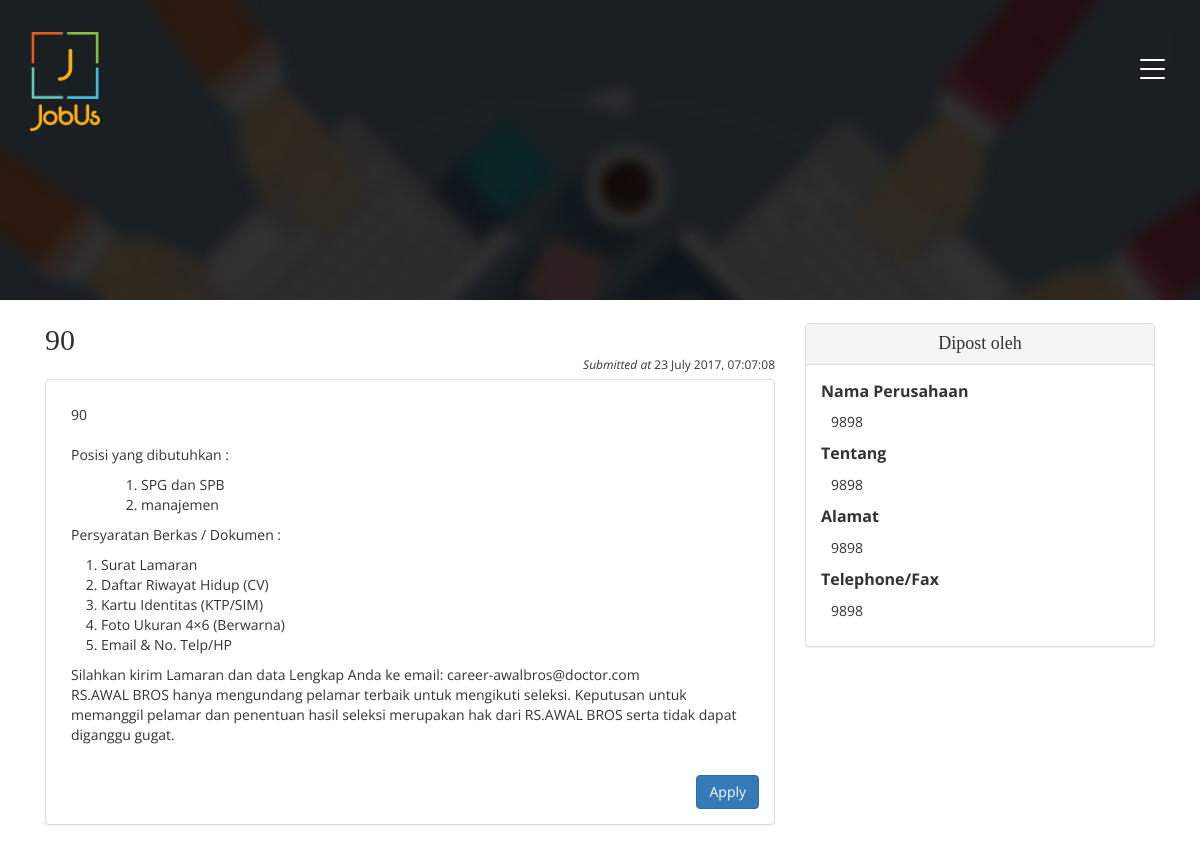
Screenshot of /detail.php?id=2 with the database file from the repository.
### tables this page shows
CREATE TABLE `postingan` (
  `id_postingan` int(11) NOT NULL,
  `id_pengiklan` int(11) NOT NULL,
  `judul` varchar(255) NOT NULL,
  `deskripsi` text NOT NULL,
  `kategori` varchar(1024) NOT NULL,
  `gaji` varchar(255) NOT NULL,
  `keterangan` text,
  `tipe` varchar(255) NOT NULL,
  `pamflet` varchar(255) DEFAULT NULL,
  `durasi` int(11) NOT NULL,
  `status` varchar(20) NOT NULL,
  `tanggal` timestamp NULL DEFAULT CURRENT_TIMESTAMP,
  `lat` float(10,6) DEFAULT NULL,
  `lang` float(10,6) DEFAULT NULL,
  `approved` char(5) NOT NULL,
  `tgl_approved` timestamp NULL DEFAULT NULL
);

CREATE TABLE `pengiklan` (
  `id_pengiklan` int(11) NOT NULL,
  `username` varchar(20) NOT NULL,
  `email` varchar(255) NOT NULL,
  `no_hp` varchar(15) NOT NULL,
  `password` varchar(255) NOT NULL,
  `foto_profile` varchar(255) DEFAULT NULL,
  `nama` varchar(255) DEFAULT NULL,
  `deskripsi` varchar(255) DEFAULT NULL,
  `sosmed` varchar(255) DEFAULT NULL,
  `provinsi` varchar(20) DEFAULT NULL,
  `kota` varchar(20) DEFAULT NULL,
  `kecamatan` varchar(20) DEFAULT NULL,
  `alamat` varchar(255) DEFAULT NULL,
  `lokasi` int(11) DEFAULT NULL,
  `koin` int(11) DEFAULT '0',
  `tanggal` timestamp NOT NULL DEFAULT CURRENT_TIMESTAMP
);

### controller/class.pengiklan.php (called while the page is built, shortened)
<?php
class pengiklan
 {
 	function get_data($query, $param){
			try{
				global $pdo;
				$req = $pdo->prepare($query);
				if($param == ''){
					$req->execute();
				}else{
					$req->execute($param);
				}
				$rows = $req->rowCount();
				$status = false;
				if($rows > 0){
					$status = true;
				}
				$data = $req->fetch(PDO::FETCH_NAMED);
				return array('status' => $status, 'rows' => $rows, 'data' => $data);
			}catch(PDOException $e){
				echo "Error! gagal mengambil data: ".$e->getMessage();
			}
	}
  	function get_profile_id($id){
		$query = "SELECT * FROM `pengiklan` WHERE `pengiklan`.`id_pengiklan` = ?";
		$param = array($id);
		return $this->get_data($query, $param);
	}
 }
 ?>

### detail.php (the view, shortened to what this page needs)
<!DOCTYPE html>
<?php
	include 'controller/class.postingan.php';
	include 'controller/class.pengiklan.php';
	$id_postingan = $_REQUEST['id'];
	$post = new postingan();
	$postingan = $post->select_postingan($id_postingan);
	$pengiklan = new pengiklan();
	$data = $pengiklan->get_profile_id($postingan['data']['id_pengiklan']);
 ?>
<html lang="en">
<head>
	<?php include 'view/source2.php'; ?>
</head>
<body>
	<div class="banner1">
		<div class="container">
			<?php include 'view/header2.php'; ?>
		</div>
	</div>
<br>
<div class="container">
	<div class="col-md-8">
		<div>
			<h2><?php echo $postingan['data']['judul']; ?> </h2>
			<span class="pull-right submitted"><i>Submitted at</i> <?php echo date('d F Y, h:m:s', strtotime($postingan['data']['tanggal'])); ?> </span>
			<br>
		</div>
		<div class="panel panel-default">
		  <div class="panel-body">
		  <p><?php echo $postingan['data']['deskripsi']; ?></p>
<p>
Posisi yang dibutuhkan :<br>
<ol type="A" style="margin-bottom:0px;">
	<ol>
		<?php $post->select_all_kategori($id_postingan); ?>
	</ol>
</ol>
<p>Persyaratan Berkas / Dokumen :<br>
<ol style="margin-bottom:0px">
<li>Surat Lamaran </li>
<li>Daftar Riwayat Hidup (CV) </li>
<li>Kartu Identitas (KTP/SIM) </li>
<li>Foto Ukuran 4×6 (Berwarna) </li>
<li>Email & No. Telp/HP </li>
</ol>
<p>Silahkan kirim Lamaran dan data Lengkap Anda ke email:
career-awalbros@doctor.com <br>
RS.AWAL BROS hanya mengundang pelamar terbaik untuk mengikuti seleksi.
Keputusan untuk memanggil pelamar dan penentuan hasil seleksi merupakan hak dari RS.AWAL BROS serta tidak dapat diganggu gugat.</p>
		    </p>
		    <div class="pull-right">
		    	<button class="btn btn-primary">Apply</button>
		    </div>
		  </div>
		</div>
	</div>
		<div class="col-md-4">
		<div class="panel panel-default">
		  <div class="panel-heading text-center"><h4>Dipost oleh</h4></div>
		  <div class="panel-body">
		    <span class="title">Nama Perusahaan</span> <br>
		      <p> <?php echo $data['data']['nama'] ?> </p>
		    <span class="title">Tentang  </span><br>
				<p><?php echo $data['data']['deskripsi'] ?> </p>
				<span class="title">Alamat</span>	<br>
				<p><?php echo $data['data']['alamat'] ?></p>
				<span class="title">Telephone/Fax</span>
				<p><?php echo $data['data']['no_hp'] ?> </p>
		  </div>
		</div>
		</div>
</div>
</body>
</html>

### controller/class.postingan.php (shortened to what this page needs)
<?php
class postingan
 {
 	function get_data($query, $param){
			try{
				global $pdo;
				$req = $pdo->prepare($query);
				if($param == ''){
					$req->execute();
				}else{
					$req->execute($param);
				}
				$rows = $req->rowCount();
				$status = false;
				if($rows > 0){
					$status = true;
				}
				$data = $req->fetch(PDO::FETCH_NAMED);
				return array('status' => $status, 'rows' => $rows, 'data' => $data);
			}catch(PDOException $e){
				echo "Error! gagal mengambil data: ".$e->getMessage();
			}
	}
  	function select_postingan($id){
		$query = "SELECT * FROM `postingan` WHERE `postingan`.`id_postingan` = ?";
		$param = array($id);
		return $this->get_data($query, $param);
	}
	function select_all_kategori($id){
		$result = $this->select_postingan($id);
		$hasil = unserialize($result['data']['kategori']);
		foreach ($hasil as $key) {
			echo '<li>'.$key.'</li>';
		}
	}
 }
 ?>

### assets/css/style.css (style rules this page uses)
html, body { font-size: 100%; font-family: 'Open Sans', sans-serif; background:#ffffff; margin: 0; }
p,ul li,ol li { margin:0; font-size:14px; }
h1,h2,h3,h4,h5,h6 { font-family: 'Bree Serif', serif; margin:0; }
.banner1 { background: url(../images/banner.jpg) no-repeat 0px 0px; background-size: cover; -webkit-background-size: cover; -moz-background-size: cover; -o-background-size: cover; -ms-background-size: cover; min-height: 300px; position: relative; }
ol { margin-bottom: 44px; }

### assets/css/cssme.css (style rules this page uses)
p { padding: 10px; }
.title { font-weight: bold; }
.submitted { font-size: 12px; }

### rows the page displays
postingan: judul "90", tanggal "23 July 2017, 07:07:08", deskripsi "90", kategori "SPG dan SPB", kategori "manajemen"
pengiklan: nama "9898", deskripsi "9898", alamat "9898", no_hp "9898"
